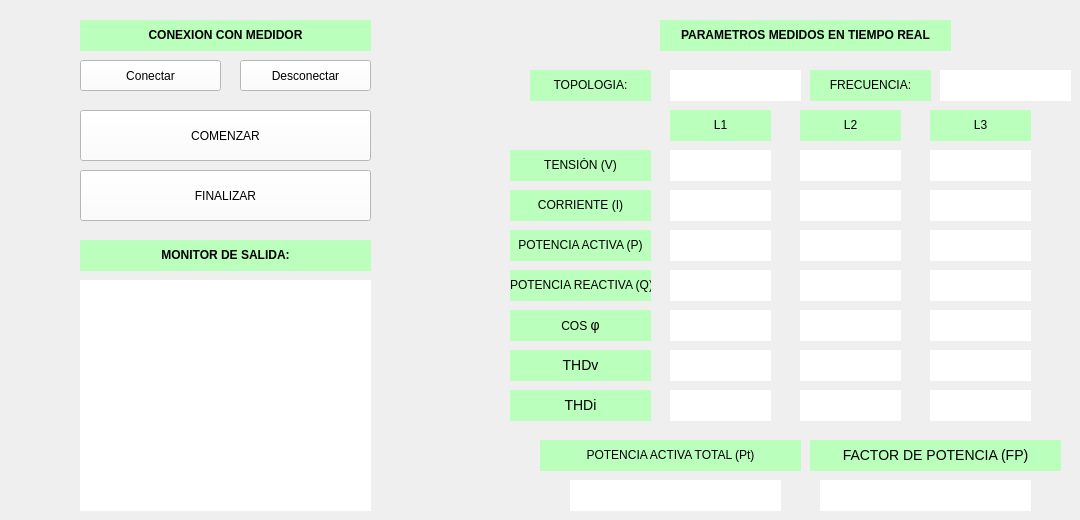
    <widget class="QWidget" name="tab">
     <attribute name="title">
      <string>Supervisión</string>
     </attribute>
     <widget class="QLabel" name="label_10">
      <property name="geometry">
       <rect>
        <x>660</x>
        <y>20</y>
        <width>291</width>
        <height>31</height>
       </rect>
      </property>
      <property name="styleSheet">
       <string notr="true">background-color: rgb(187, 255, 189);</string>
      </property>
      <property name="text">
       <string>&lt;html&gt;&lt;head/&gt;&lt;body&gt;&lt;p align=&quot;center&quot;&gt;&lt;span style=&quot; font-weight:600;&quot;&gt;PARAMETROS MEDIDOS EN TIEMPO REAL&lt;/span&gt;&lt;/p&gt;&lt;/body&gt;&lt;/html&gt;</string>
      </property>
     </widget>
     <widget class="QPushButton" name="btn_conectar">
      <property name="geometry">
       <rect>
        <x>80</x>
        <y>60</y>
        <width>141</width>
        <height>31</height>
       </rect>
      </property>
      <property name="styleSheet">
       <string notr="true">background-color: rgb(255, 255, 255);</string>
      </property>
      <property name="text">
       <string>Conectar</string>
      </property>
     </widget>
     <widget class="QPushButton" name="btn_desconectar">
      <property name="geometry">
       <rect>
        <x>240</x>
        <y>60</y>
        <width>131</width>
        <height>31</height>
       </rect>
      </property>
      <property name="styleSheet">
       <string notr="true">background-color: rgb(255, 255, 255);</string>
      </property>
      <property name="text">
       <string>Desconectar</string>
      </property>
     </widget>
     <widget class="QLabel" name="label_11">
      <property name="geometry">
       <rect>
        <x>80</x>
        <y>20</y>
        <width>291</width>
        <height>31</height>
       </rect>
      </property>
      <property name="styleSheet">
       <string notr="true">background-color: rgb(187, 255, 189);</string>
      </property>
      <property name="text">
       <string>&lt;html&gt;&lt;head/&gt;&lt;body&gt;&lt;p align=&quot;center&quot;&gt;&lt;span style=&quot; font-weight:600;&quot;&gt;CONEXION CON MEDIDOR&lt;/span&gt;&lt;/p&gt;&lt;/body&gt;&lt;/html&gt;</string>
      </property>
     </widget>
     <widget class="QLabel" name="consola_2">
      <property name="geometry">
       <rect>
        <x>80</x>
        <y>280</y>
        <width>291</width>
        <height>231</height>
       </rect>
      </property>
      <property name="styleSheet">
       <string notr="true">background-color: rgb(255, 255, 255);
border-color: rgb(0, 0, 0);</string>
      </property>
      <property name="text">
       <string/>
      </property>
     </widget>
     <widget class="QLabel" name="label_7">
      <property name="geometry">
       <rect>
        <x>80</x>
        <y>240</y>
        <width>291</width>
        <height>31</height>
       </rect>
      </property>
      <property name="styleSheet">
       <string notr="true">background-color: rgb(187, 255, 189);</string>
      </property>
      <property name="text">
       <string>&lt;html&gt;&lt;head/&gt;&lt;body&gt;&lt;p align=&quot;center&quot;&gt;&lt;span style=&quot; font-weight:600;&quot;&gt;MONITOR DE SALIDA:&lt;/span&gt;&lt;/p&gt;&lt;/body&gt;&lt;/html&gt;</string>
      </property>
     </widget>
     <widget class="QLabel" name="lbl_topologia">
      <property name="geometry">
       <rect>
        <x>670</x>
        <y>70</y>
        <width>131</width>
        <height>31</height>
       </rect>
      </property>
      <property name="styleSheet">
       <string notr="true">background-color: rgb(255, 255, 255);
border-color: rgb(0, 0, 0);</string>
      </property>
      <property name="text">
       <string/>
      </property>
     </widget>
     <widget class="QLabel" name="label_12">
      <property name="geometry">
       <rect>
        <x>530</x>
        <y>70</y>
        <width>121</width>
        <height>31</height>
       </rect>
      </property>
      <property name="styleSheet">
       <string notr="true">background-color: rgb(187, 255, 189);</string>
      </property>
      <property name="text">
       <string>&lt;html&gt;&lt;head/&gt;&lt;body&gt;&lt;p align=&quot;center&quot;&gt;TOPOLOGIA:&lt;/p&gt;&lt;/body&gt;&lt;/html&gt;</string>
      </property>
     </widget>
     <widget class="QLabel" name="label_13">
      <property name="geometry">
       <rect>
        <x>930</x>
        <y>110</y>
        <width>101</width>
        <height>31</height>
       </rect>
      </property>
      <property name="styleSheet">
       <string notr="true">background-color: rgb(187, 255, 189);</string>
      </property>
      <property name="text">
       <string>&lt;html&gt;&lt;head/&gt;&lt;body&gt;&lt;p align=&quot;center&quot;&gt;L3&lt;/p&gt;&lt;/body&gt;&lt;/html&gt;</string>
      </property>
     </widget>
     <widget class="QLabel" name="lbl_V_L1">
      <property name="geometry">
       <rect>
        <x>670</x>
        <y>150</y>
        <width>101</width>
        <height>31</height>
       </rect>
      </property>
      <property name="styleSheet">
       <string notr="true">background-color: rgb(255, 255, 255);
border-color: rgb(0, 0, 0);</string>
      </property>
      <property name="text">
       <string/>
      </property>
     </widget>
     <widget class="QLabel" name="label_25">
      <property name="geometry">
       <rect>
        <x>810</x>
        <y>70</y>
        <width>121</width>
        <height>31</height>
       </rect>
      </property>
      <property name="styleSheet">
       <string notr="true">background-color: rgb(187, 255, 189);</string>
      </property>
      <property name="text">
       <string>&lt;html&gt;&lt;head/&gt;&lt;body&gt;&lt;p align=&quot;center&quot;&gt;FRECUENCIA:&lt;/p&gt;&lt;/body&gt;&lt;/html&gt;</string>
      </property>
     </widget>
     <widget class="QLabel" name="lbl_frecuencia">
      <property name="geometry">
       <rect>
        <x>940</x>
        <y>70</y>
        <width>131</width>
        <height>31</height>
       </rect>
      </property>
      <property name="styleSheet">
       <string notr="true">background-color: rgb(255, 255, 255);
border-color: rgb(0, 0, 0);</string>
      </property>
      <property name="text">
       <string/>
      </property>
     </widget>
     <widget class="QLabel" name="label_14">
      <property name="geometry">
       <rect>
        <x>800</x>
        <y>110</y>
        <width>101</width>
        <height>31</height>
       </rect>
      </property>
      <property name="styleSheet">
       <string notr="true">background-color: rgb(187, 255, 189);</string>
      </property>
      <property name="text">
       <string>&lt;html&gt;&lt;head/&gt;&lt;body&gt;&lt;p align=&quot;center&quot;&gt;L2&lt;/p&gt;&lt;/body&gt;&lt;/html&gt;</string>
      </property>
     </widget>
     <widget class="QLabel" name="label_15">
      <property name="geometry">
       <rect>
        <x>670</x>
        <y>110</y>
        <width>101</width>
        <height>31</height>
       </rect>
      </property>
      <property name="styleSheet">
       <string notr="true">background-color: rgb(187, 255, 189);</string>
      </property>
      <property name="text">
       <string>&lt;html&gt;&lt;head/&gt;&lt;body&gt;&lt;p align=&quot;center&quot;&gt; L1&lt;/p&gt;&lt;/body&gt;&lt;/html&gt;</string>
      </property>
     </widget>
     <widget class="QLabel" name="lbl_V_L2">
      <property name="geometry">
       <rect>
        <x>800</x>
        <y>150</y>
        <width>101</width>
        <height>31</height>
       </rect>
      </property>
      <property name="styleSheet">
       <string notr="true">background-color: rgb(255, 255, 255);
border-color: rgb(0, 0, 0);</string>
      </property>
      <property name="text">
       <string/>
      </property>
     </widget>
     <widget class="QLabel" name="lbl_V_L3">
      <property name="geometry">
       <rect>
        <x>930</x>
        <y>150</y>
        <width>101</width>
        <height>31</height>
       </rect>
      </property>
      <property name="styleSheet">
       <string notr="true">background-color: rgb(255, 255, 255);
border-color: rgb(0, 0, 0);</string>
      </property>
      <property name="text">
       <string/>
      </property>
     </widget>
     <widget class="QLabel" name="lbl_I_L1">
      <property name="geometry">
       <rect>
        <x>670</x>
        <y>190</y>
        <width>101</width>
        <height>31</height>
       </rect>
      </property>
      <property name="styleSheet">
       <string notr="true">background-color: rgb(255, 255, 255);
border-color: rgb(0, 0, 0);</string>
      </property>
      <property name="text">
       <string/>
      </property>
     </widget>
     <widget class="QLabel" name="lbl_I_L2">
      <property name="geometry">
       <rect>
        <x>800</x>
        <y>190</y>
        <width>101</width>
        <height>31</height>
       </rect>
      </property>
      <property name="styleSheet">
       <string notr="true">background-color: rgb(255, 255, 255);
border-color: rgb(0, 0, 0);</string>
      </property>
      <property name="text">
       <string/>
      </property>
     </widget>
     <widget class="QLabel" name="lbl_I_L3">
      <property name="geometry">
       <rect>
        <x>930</x>
        <y>190</y>
        <width>101</width>
        <height>31</height>
       </rect>
      </property>
      <property name="styleSheet">
       <string notr="true">background-color: rgb(255, 255, 255);
border-color: rgb(0, 0, 0);</string>
      </property>
      <property name="text">
       <string/>
      </property>
     </widget>
     <widget class="QLabel" name="lbl_P_L1">
      <property name="geometry">
       <rect>
        <x>670</x>
        <y>230</y>
        <width>101</width>
        <height>31</height>
       </rect>
      </property>
      <property name="styleSheet">
       <string notr="true">background-color: rgb(255, 255, 255);
border-color: rgb(0, 0, 0);</string>
      </property>
      <property name="text">
       <string/>
      </property>
     </widget>
     <widget class="QLabel" name="lbl_P_L2">
      <property name="geometry">
       <rect>
        <x>800</x>
        <y>230</y>
        <width>101</width>
        <height>31</height>
       </rect>
      </property>
      <property name="styleSheet">
       <string notr="true">background-color: rgb(255, 255, 255);
border-color: rgb(0, 0, 0);</string>
      </property>
      <property name="text">
       <string/>
      </property>
     </widget>
     <widget class="QLabel" name="lbl_P_L3">
      <property name="geometry">
       <rect>
        <x>930</x>
        <y>230</y>
        <width>101</width>
        <height>31</height>
       </rect>
      </property>
      <property name="styleSheet">
       <string notr="true">background-color: rgb(255, 255, 255);
border-color: rgb(0, 0, 0);</string>
      </property>
      <property name="text">
       <string/>
      </property>
     </widget>
     <widget class="QLabel" name="lbl_Q_L1">
      <property name="geometry">
       <rect>
        <x>670</x>
        <y>270</y>
        <width>101</width>
        <height>31</height>
       </rect>
      </property>
      <property name="styleSheet">
       <string notr="true">background-color: rgb(255, 255, 255);
border-color: rgb(0, 0, 0);</string>
      </property>
      <property name="text">
       <string/>
      </property>
     </widget>
     <widget class="QLabel" name="lbl_Q_L2">
      <property name="geometry">
       <rect>
        <x>800</x>
        <y>270</y>
        <width>101</width>
        <height>31</height>
       </rect>
      </property>
      <property name="styleSheet">
       <string notr="true">background-color: rgb(255, 255, 255);
border-color: rgb(0, 0, 0);</string>
      </property>
      <property name="text">
       <string/>
      </property>
     </widget>
     <widget class="QLabel" name="lbl_Q_L3">
      <property name="geometry">
       <rect>
        <x>930</x>
        <y>270</y>
        <width>101</width>
        <height>31</height>
       </rect>
      </property>
      <property name="styleSheet">
       <string notr="true">background-color: rgb(255, 255, 255);
border-color: rgb(0, 0, 0);</string>
      </property>
      <property name="text">
       <string/>
      </property>
     </widget>
     <widget class="QLabel" name="lbl_FP_L1">
      <property name="geometry">
       <rect>
        <x>670</x>
        <y>310</y>
        <width>101</width>
        <height>31</height>
       </rect>
      </property>
      <property name="styleSheet">
       <string notr="true">background-color: rgb(255, 255, 255);
border-color: rgb(0, 0, 0);</string>
      </property>
      <property name="text">
       <string/>
      </property>
     </widget>
     <widget class="QLabel" name="lbl_FP_L2">
      <property name="geometry">
       <rect>
        <x>800</x>
        <y>310</y>
        <width>101</width>
        <height>31</height>
       </rect>
      </property>
      <property name="styleSheet">
       <string notr="true">background-color: rgb(255, 255, 255);
border-color: rgb(0, 0, 0);</string>
      </property>
      <property name="text">
       <string/>
      </property>
     </widget>
     <widget class="QLabel" name="lbl_FP_L3">
      <property name="geometry">
       <rect>
        <x>930</x>
        <y>310</y>
        <width>101</width>
        <height>31</height>
       </rect>
      </property>
      <property name="styleSheet">
       <string notr="true">background-color: rgb(255, 255, 255);
border-color: rgb(0, 0, 0);</string>
      </property>
      <property name="text">
       <string/>
      </property>
     </widget>
     <widget class="QLabel" name="lbl_THDV_L1">
      <property name="geometry">
       <rect>
        <x>670</x>
        <y>350</y>
        <width>101</width>
        <height>31</height>
       </rect>
      </property>
      <property name="styleSheet">
       <string notr="true">background-color: rgb(255, 255, 255);
border-color: rgb(0, 0, 0);</string>
      </property>
      <property name="text">
       <string/>
      </property>
     </widget>
     <widget class="QLabel" name="lbl_THDV_L2">
      <property name="geometry">
       <rect>
        <x>800</x>
        <y>350</y>
        <width>101</width>
        <height>31</height>
       </rect>
      </property>
      <property name="styleSheet">
       <string notr="true">background-color: rgb(255, 255, 255);
border-color: rgb(0, 0, 0);</string>
      </property>
      <property name="text">
       <string/>
      </property>
     </widget>
     <widget class="QLabel" name="lbl_THDV_L3">
      <property name="geometry">
       <rect>
        <x>930</x>
        <y>350</y>
        <width>101</width>
        <height>31</height>
       </rect>
      </property>
      <property name="styleSheet">
       <string notr="true">background-color: rgb(255, 255, 255);
border-color: rgb(0, 0, 0);</string>
      </property>
      <property name="text">
       <string/>
      </property>
     </widget>
     <widget class="QLabel" name="lbl_THDI_L1">
      <property name="geometry">
       <rect>
        <x>670</x>
        <y>390</y>
        <width>101</width>
        <height>31</height>
       </rect>
      </property>
      <property name="styleSheet">
       <string notr="true">background-color: rgb(255, 255, 255);
border-color: rgb(0, 0, 0);</string>
      </property>
      <property name="text">
       <string/>
      </property>
     </widget>
     <widget class="QLabel" name="lbl_THDI_L2">
      <property name="geometry">
       <rect>
        <x>800</x>
        <y>390</y>
        <width>101</width>
        <height>31</height>
       </rect>
      </property>
      <property name="styleSheet">
       <string notr="true">background-color: rgb(255, 255, 255);
border-color: rgb(0, 0, 0);</string>
      </property>
      <property name="text">
       <string/>
      </property>
     </widget>
     <widget class="QLabel" name="lbl_THDI_L3">
      <property name="geometry">
       <rect>
        <x>930</x>
        <y>390</y>
        <width>101</width>
        <height>31</height>
       </rect>
      </property>
      <property name="styleSheet">
       <string notr="true">background-color: rgb(255, 255, 255);
border-color: rgb(0, 0, 0);</string>
      </property>
      <property name="text">
       <string/>
      </property>
     </widget>
     <widget class="QLabel" name="label_16">
      <property name="geometry">
       <rect>
        <x>510</x>
        <y>150</y>
        <width>141</width>
        <height>31</height>
       </rect>
      </property>
      <property name="styleSheet">
       <string notr="true">background-color: rgb(187, 255, 189);</string>
      </property>
      <property name="text">
       <string>&lt;html&gt;&lt;head/&gt;&lt;body&gt;&lt;p align=&quot;center&quot;&gt;TENSIÓN (V)&lt;/p&gt;&lt;/body&gt;&lt;/html&gt;</string>
      </property>
     </widget>
     <widget class="QLabel" name="label_17">
      <property name="geometry">
       <rect>
        <x>510</x>
        <y>190</y>
        <width>141</width>
        <height>31</height>
       </rect>
      </property>
      <property name="styleSheet">
       <string notr="true">background-color: rgb(187, 255, 189);</string>
      </property>
      <property name="text">
       <string>&lt;html&gt;&lt;head/&gt;&lt;body&gt;&lt;p align=&quot;center&quot;&gt;CORRIENTE (I)&lt;/p&gt;&lt;/body&gt;&lt;/html&gt;</string>
      </property>
     </widget>
     <widget class="QLabel" name="label_18">
      <property name="geometry">
       <rect>
        <x>510</x>
        <y>230</y>
        <width>141</width>
        <height>31</height>
       </rect>
      </property>
      <property name="styleSheet">
       <string notr="true">background-color: rgb(187, 255, 189);</string>
      </property>
      <property name="text">
       <string>&lt;html&gt;&lt;head/&gt;&lt;body&gt;&lt;p align=&quot;center&quot;&gt;POTENCIA ACTIVA (P)&lt;/p&gt;&lt;/body&gt;&lt;/html&gt;</string>
      </property>
     </widget>
     <widget class="QLabel" name="label_19">
      <property name="geometry">
       <rect>
        <x>510</x>
        <y>270</y>
        <width>141</width>
        <height>31</height>
       </rect>
      </property>
      <property name="styleSheet">
       <string notr="true">background-color: rgb(187, 255, 189);</string>
      </property>
      <property name="text">
       <string>&lt;html&gt;&lt;head/&gt;&lt;body&gt;&lt;p align=&quot;center&quot;&gt;&lt;span style=&quot; vertical-align:top;&quot;&gt;POTENCIA REACTIVA (Q)&lt;/span&gt;&lt;/p&gt;&lt;/body&gt;&lt;/html&gt;</string>
      </property>
     </widget>
     <widget class="QLabel" name="label_20">
      <property name="geometry">
       <rect>
        <x>510</x>
        <y>310</y>
        <width>141</width>
        <height>31</height>
       </rect>
      </property>
      <property name="styleSheet">
       <string notr="true">background-color: rgb(187, 255, 189);</string>
      </property>
      <property name="text">
       <string>&lt;html&gt;&lt;head/&gt;&lt;body&gt;&lt;p align=&quot;center&quot;&gt;COS &lt;span style=&quot; font-size:14px; vertical-align:top;&quot;&gt;φ&lt;/span&gt;&lt;/p&gt;&lt;/body&gt;&lt;/html&gt;</string>
      </property>
     </widget>
     <widget class="QLabel" name="label_21">
      <property name="geometry">
       <rect>
        <x>510</x>
        <y>350</y>
        <width>141</width>
        <height>31</height>
       </rect>
      </property>
      <property name="styleSheet">
       <string notr="true">background-color: rgb(187, 255, 189);</string>
      </property>
      <property name="text">
       <string>&lt;html&gt;&lt;head/&gt;&lt;body&gt;&lt;p align=&quot;center&quot;&gt;&lt;span style=&quot; font-size:14px; vertical-align:top;&quot;&gt;THDv&lt;/span&gt;&lt;/p&gt;&lt;/body&gt;&lt;/html&gt;</string>
      </property>
     </widget>
     <widget class="QLabel" name="label_22">
      <property name="geometry">
       <rect>
        <x>510</x>
        <y>390</y>
        <width>141</width>
        <height>31</height>
       </rect>
      </property>
      <property name="styleSheet">
       <string notr="true">background-color: rgb(187, 255, 189);</string>
      </property>
      <property name="text">
       <string>&lt;html&gt;&lt;head/&gt;&lt;body&gt;&lt;p align=&quot;center&quot;&gt;&lt;span style=&quot; font-size:14px; vertical-align:top;&quot;&gt;THDi&lt;/span&gt;&lt;/p&gt;&lt;/body&gt;&lt;/html&gt;</string>
      </property>
     </widget>
     <widget class="QLabel" name="label_23">
      <property name="geometry">
       <rect>
        <x>540</x>
        <y>440</y>
        <width>261</width>
        <height>31</height>
       </rect>
      </property>
      <property name="styleSheet">
       <string notr="true">background-color: rgb(187, 255, 189);</string>
      </property>
      <property name="text">
       <string>&lt;html&gt;&lt;head/&gt;&lt;body&gt;&lt;p align=&quot;center&quot;&gt;POTENCIA ACTIVA TOTAL (Pt)&lt;/p&gt;&lt;/body&gt;&lt;/html&gt;</string>
      </property>
     </widget>
     <widget class="QLabel" name="label_24">
      <property name="geometry">
       <rect>
        <x>810</x>
        <y>440</y>
        <width>251</width>
        <height>31</height>
       </rect>
      </property>
      <property name="styleSheet">
       <string notr="true">background-color: rgb(187, 255, 189);</string>
      </property>
      <property name="text">
       <string>&lt;html&gt;&lt;head/&gt;&lt;body&gt;&lt;p align=&quot;center&quot;&gt;&lt;span style=&quot; font-size:14px; vertical-align:top;&quot;&gt;FACTOR DE POTENCIA (FP)&lt;/span&gt;&lt;/p&gt;&lt;/body&gt;&lt;/html&gt;</string>
      </property>
     </widget>
     <widget class="QLabel" name="lbl_P_total">
      <property name="geometry">
       <rect>
        <x>570</x>
        <y>480</y>
        <width>211</width>
        <height>31</height>
       </rect>
      </property>
      <property name="styleSheet">
       <string notr="true">background-color: rgb(255, 255, 255);
border-color: rgb(0, 0, 0);</string>
      </property>
      <property name="text">
       <string/>
      </property>
     </widget>
     <widget class="QLabel" name="lbl_FP_total">
      <property name="geometry">
       <rect>
        <x>820</x>
        <y>480</y>
        <width>211</width>
        <height>31</height>
       </rect>
      </property>
      <property name="styleSheet">
       <string notr="true">background-color: rgb(255, 255, 255);
border-color: rgb(0, 0, 0);</string>
      </property>
      <property name="text">
       <string/>
      </property>
     </widget>
     <widget class="QPushButton" name="comenzar">
      <property name="geometry">
       <rect>
        <x>80</x>
        <y>110</y>
        <width>291</width>
        <height>51</height>
       </rect>
      </property>
      <property name="styleSheet">
       <string notr="true">background-color: rgb(255, 255, 255);</string>
      </property>
      <property name="text">
       <string>COMENZAR</string>
      </property>
     </widget>
     <widget class="QPushButton" name="finalizar">
      <property name="geometry">
       <rect>
        <x>80</x>
        <y>170</y>
        <width>291</width>
        <height>51</height>
       </rect>
      </property>
      <property name="styleSheet">
       <string notr="true">background-color: rgb(255, 255, 255);</string>
      </property>
      <property name="text">
       <string>FINALIZAR</string>
      </property>
     </widget>
    </widget>
